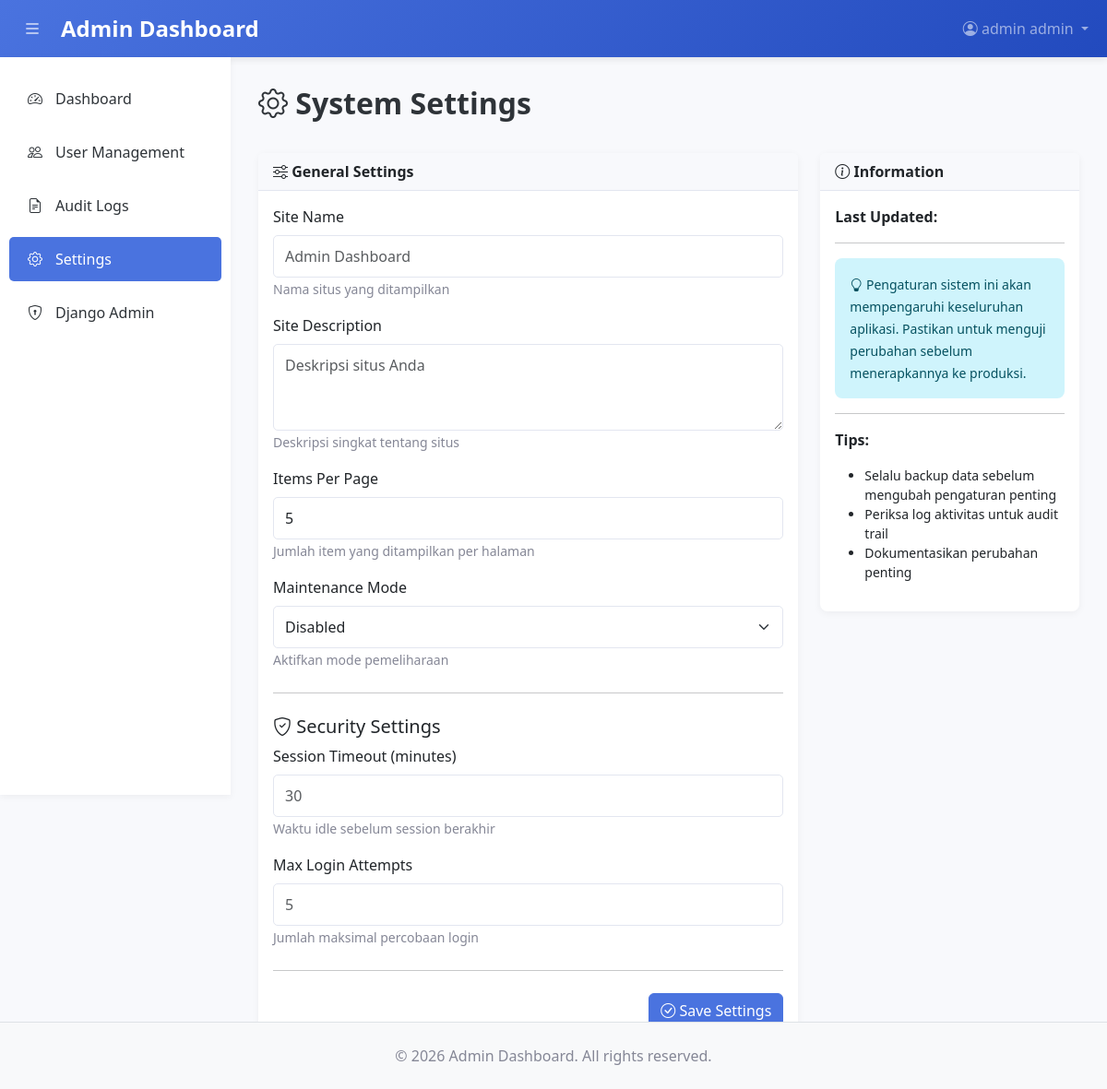
Page /settings/ (signed in) on the committed database.
### admin_app/models.py (models this page shows, shortened)
class SystemSettings(models.Model):
    key = models.CharField(max_length=100, unique=True)
    value = models.TextField()
    description = models.TextField(blank=True)
    updated_at = models.DateTimeField(auto_now=True)
    class Meta:
        verbose_name = 'System Setting'
        verbose_name_plural = 'System Settings'

### admin_app/views.py (the view, shortened to what this page needs)
# urls.py: path('settings/', views.settings_view, name='settings'),
@login_required
def settings_view(request):
    if not request.user.is_staff:
        messages.error(request, "Anda tidak memiliki izin mengakses halaman ini!")
        return redirect("dashboard")
    log_activity(
        request.user, "view", "SystemSettings", "Viewing system settings", request
    )
    settings_obj = SystemSettings.objects.all()
    context = {
        "settings": settings_obj,
    }
    return render(request, "admin_app/settings.html", context)

### admin_app/views.py (called while the page is built)
def get_client_ip(request):
    x_forwarded_for = request.META.get("HTTP_X_FORWARDED_FOR")
    if x_forwarded_for:
        ip = x_forwarded_for.split(",")[0]
    else:
        ip = request.META.get("REMOTE_ADDR")
    return ip

def log_activity(user, action, model_name, description, request=None, object_id=None):
    AuditLog.objects.create(
        user=user,
        action=action,
        model_name=model_name,
        object_id=object_id,
        description=description,
        ip_address=get_client_ip(request) if request else None,
        user_agent=request.META.get("HTTP_USER_AGENT", "")[:500] if request else "",
    )

### admin_app/templates/admin_app/settings.html (shortened to what this page needs)
{% extends 'admin_app/base.html' %}
{% block content %}
<div class="page-title">
    <i class="bi bi-gear"></i> System Settings
</div>
<div class="row">
    <div class="col-md-8">
        <div class="card">
            <div class="card-header">
                <i class="bi bi-sliders"></i> General Settings
            </div>
            <form method="post" class="card-body">
                <div class="mb-3">
                    <label for="site_name" class="form-label">Site Name</label>
                    <input type="text" class="form-control" id="site_name" name="setting_site_name" value="{% for s in settings %}{% if s.key == 'site_name' %}{{ s.value }}{% endif %}{% endfor %}" placeholder="Admin Dashboard">
                    <small class="text-muted">Nama situs yang ditampilkan</small>
                </div>
                <div class="mb-3">
                    <label for="site_description" class="form-label">Site Description</label>
                    <textarea class="form-control" id="site_description" name="setting_site_description" rows="3" placeholder="Deskripsi situs Anda"></textarea>
                    <small class="text-muted">Deskripsi singkat tentang situs</small>
                </div>
                <div class="mb-3">
                    <label for="items_per_page" class="form-label">Items Per Page</label>
                    <input type="number" class="form-control" id="items_per_page" name="setting_items_per_page" value="{% for s in settings %}{% if s.key == 'items_per_page' %}{{ s.value }}{% endif %}{% endfor %}" placeholder="10" min="5" max="100">
                    <small class="text-muted">Jumlah item yang ditampilkan per halaman</small>
                </div>
                <div class="mb-3">
                    <label for="maintenance_mode" class="form-label">Maintenance Mode</label>
                    <select class="form-select" id="maintenance_mode" name="setting_maintenance_mode">
                        <option value="false" {% for s in settings %}{% if s.key == 'maintenance_mode' and s.value != 'true' %}selected{% endif %}{% endfor %}>Disabled</option>
                    </select>
                    <small class="text-muted">Aktifkan mode pemeliharaan</small>
                </div>
                <hr class="my-4">
                <h5><i class="bi bi-shield-check"></i> Security Settings</h5>
                <div class="mb-3">
                    <label for="session_timeout" class="form-label">Session Timeout (minutes)</label>
                    <input type="number" class="form-control" id="session_timeout" name="setting_session_timeout" value="{% for s in settings %}{% if s.key == 'session_timeout' %}{{ s.value }}{% endif %}{% endfor %}" placeholder="30" min="5" max="480">
                    <small class="text-muted">Waktu idle sebelum session berakhir</small>
                </div>
                <div class="mb-3">
                    <label for="max_login_attempts" class="form-label">Max Login Attempts</label>
                    <input type="number" class="form-control" id="max_login_attempts" name="setting_max_login_attempts" value="{% for s in settings %}{% if s.key == 'max_login_attempts' %}{{ s.value }}{% endif %}{% endfor %}" placeholder="5" min="1" max="10">
                    <small class="text-muted">Jumlah maksimal percobaan login</small>
                </div>
                <hr class="my-4">
                <div class="d-grid gap-2 d-md-flex justify-content-md-end">
                    <button type="submit" class="btn btn-primary">
                        <i class="bi bi-check-circle"></i> Save Settings
                    </button>
                </div>
            </form>
        </div>
    </div>
    <div class="col-md-4">
        <div class="card">
            <div class="card-header">
                <i class="bi bi-info-circle"></i> Information
            </div>
            <div class="card-body">
                <p><strong>Last Updated:</strong></p>
                <hr>
                <div class="alert alert-info" role="alert">
                    <small>
                        <i class="bi bi-lightbulb"></i>
                        Pengaturan sistem ini akan mempengaruhi keseluruhan aplikasi. Pastikan untuk menguji perubahan sebelum menerapkannya ke produksi.
                    </small>
                </div>
                <hr>
                <p><strong>Tips:</strong></p>
                <ul class="small">
                    <li>Selalu backup data sebelum mengubah pengaturan penting</li>
                    <li>Periksa log aktivitas untuk audit trail</li>
                    <li>Dokumentasikan perubahan penting</li>
                </ul>
            </div>
        </div>
    </div>
</div>
{% endblock %}

### admin_app/templates/admin_app/base.html (shortened to what this page needs)
<!DOCTYPE html>
<html lang="id">
<head>
    <link href="https://cdn.jsdelivr.net/npm/bootstrap@5.3.0/dist/css/bootstrap.min.css" rel="stylesheet">
    <link rel="stylesheet" href="https://cdn.jsdelivr.net/npm/bootstrap-icons@1.11.0/font/bootstrap-icons.css">
</head>
<body>
    <nav class="navbar navbar-expand-lg navbar-dark mb-0">
        <div class="container-fluid">
            {% if user.is_authenticated %}
            <button class="btn btn-link text-white me-2 sidebar-toggle" id="sidebarToggle" title="Toggle Sidebar">
                <i class="bi bi-list"></i>
            </button>
            {% endif %}
            <a class="navbar-brand" href="{% url 'dashboard' %}">
                Admin Dashboard
            </a>
            <div class="collapse navbar-collapse" id="navbarNav">
                <ul class="navbar-nav ms-auto">
                    {% if user.is_authenticated %}
                    <li class="nav-item dropdown">
                        <a class="nav-link dropdown-toggle" href="#" id="navbarDropdown" role="button" data-bs-toggle="dropdown">
                            <i class="bi bi-person-circle"></i> {{ user.get_full_name|default:user.username }}
                        </a>
                    </li>
                    {% endif %}
                </ul>
            </div>
        </div>
    </nav>
    <div class="main-wrapper" id="mainWrapper">
        {% if user.is_authenticated %}
        <nav class="sidebar" id="sidebar">
            <div class="position-sticky pt-3">
                <ul class="nav flex-column">
                    <li class="nav-item">
                        <a class="nav-link {% if request.resolver_match.url_name == 'dashboard' %}active{% endif %}" href="{% url 'dashboard' %}" title="Dashboard">
                            <i class="bi bi-speedometer2"></i><span> Dashboard</span>
                        </a>
                    </li>
                    <li class="nav-item">
                        <a class="nav-link {% if request.resolver_match.url_name == 'user_list' %}active{% endif %}" href="{% url 'user_list' %}" title="User Management">
                            <i class="bi bi-people"></i><span> User Management</span>
                        </a>
                    </li>
                    <li class="nav-item">
                        <a class="nav-link {% if request.resolver_match.url_name == 'audit_logs' %}active{% endif %}" href="{% url 'audit_logs' %}" title="Audit Logs">
                            <i class="bi bi-file-earmark-text"></i><span> Audit Logs</span>
                        </a>
                    </li>
                    {% if user.is_staff %}
                    <li class="nav-item">
                        <a class="nav-link {% if request.resolver_match.url_name == 'settings' %}active{% endif %}" href="{% url 'settings' %}" title="Settings">
                            <i class="bi bi-gear"></i><span> Settings</span>
                        </a>
                    </li>
                    {% endif %}
                    <li class="nav-item">
                        <a class="nav-link" href="/admin/" title="Django Admin">
                            <i class="bi bi-shield-lock"></i><span> Django Admin</span>
                        </a>
                    </li>
                </ul>
            </div>
        </nav>
        <main class="main-content" id="mainContent">
        {% else %}
        <main class="main-content">
        {% endif %}
            {% block content %}{% endblock %}
        </main>
    </div>
    <footer class="bg-light text-center py-4 border-top position-fixed bottom-0 start-0 end-0">
        <p class="text-muted mb-0">&copy; 2026 Admin Dashboard. All rights reserved.</p>
    </footer>
</body>
</html>

### admin_app/templates/admin_app/base.html (style rules this page uses)
:root { --primary-color: #4a73df; --secondary-color: #858796; --light-color: #f8f9fc; --dark-color: #2e3338; }
* { margin: 0; padding: 0; box-sizing: border-box; }
body { background-color: var(--light-color); font-family: 'Segoe UI', Tahoma, Geneva, Verdana, sans-serif; }
.navbar { background: linear-gradient(135deg, var(--primary-color) 0%, #224abe 100%); box-shadow: 0 2px 8px rgba(0, 0, 0, 0.1); position: fixed; left: 0; right: 0; z-index: 10; }
.navbar-brand { font-weight: 700; font-size: 1.5rem; }
.sidebar { background-color: #fff; box-shadow: 0 2px 8px rgba(0, 0, 0, 0.05); min-height: 100vh; transition: all 0.3s ease; position: fixed; left: 0; top: 62px; width: 250px; height: calc(100vh - 56px); overflow-y: auto; z-index: 100; }
.sidebar-toggle { cursor: pointer; font-size: 1.25rem; padding: 6px 12px; }
.main-wrapper { transition: margin-left 0.3s ease; margin-left: 250px; padding-top: 0; }
.main-content { padding: 30px; padding-top:88px; background-color: var(--light-color); }
.sidebar .nav-link { color: var(--dark-color); padding: 12px 20px; margin: 5px 10px; border-radius: 5px; transition: all 0.3s ease; display: flex; align-items: center; text-decoration: none; }
.sidebar .nav-link i { margin-right: 10px; min-width: 20px; }
.sidebar .nav-link span { white-space: nowrap; transition: opacity 0.3s ease; }
.sidebar .nav-link.active { background-color: var(--primary-color); color: white; }
.card { border: none; border-radius: 8px; box-shadow: 0 2px 8px rgba(0, 0, 0, 0.05); margin-bottom: 20px; }
.card-header { background-color: var(--light-color); border-bottom: 1px solid #e3e6f0; font-weight: 600; }
.btn-primary { background-color: var(--primary-color); border-color: var(--primary-color); }
.alert { border-radius: 8px; border: none; }
.form-control, .form-select { border-radius: 5px; border: 1px solid #e3e6f0; padding: 10px 12px; }
.page-title { font-size: 2rem; font-weight: 700; margin-bottom: 30px; color: var(--dark-color); }
.text-muted { color: var(--secondary-color) !important; }

### rows in the picture
SystemSettings: setting_maintenance_mode "Disabled"
SystemSettings: setting_items_per_page "5"

### other values in the picture
{{ user.get_full_name|default:user.username }} "admin admin"
